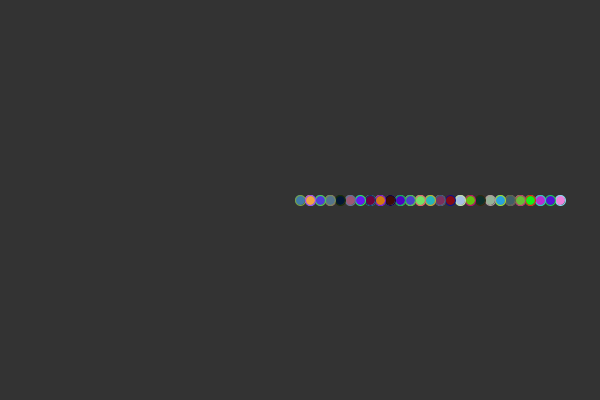
Frame 1 (no input)
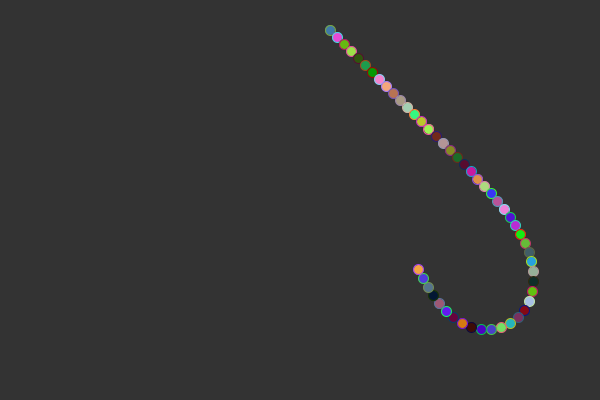
Frame 60 (the mouse pressed at the canvas centre just before this capture)
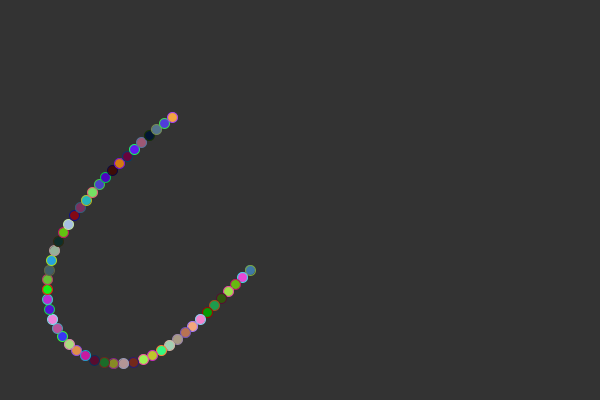
Frame 120 (the mouse held since frame 60 and released just before this capture)

The Processing sketch that drew these frames (run headless with seeded random() and noise(); from frame 60 on, the mouse is pressed at the canvas centre):

// Processing sketch: SnakeSnake
// ── SnakeSnake.pde
// Daniel Shiffman
// http://codingtra.in
// http://patreon.com/codingtrain
// Video: https://youtu.be/hbgDqyy8bIw

Segment tentacle;

float F_x = 300;
float F_y = 200;

float F_V_x = 10;
float F_V_y = 10;
void setup() {
  size(600, 400);
  Segment current = new Segment(300, 200, 10, 0);

  for (int i = 0; i < 50; i++) {
    Segment next = new Segment(current, 10, i);
    current.child = next;
    current = next;

  }
  tentacle = current;
}

void keyPressed() {
  if (key=='+'){
    Segment next = new Segment(tentacle, 10, 1);
    tentacle.child = next;
    tentacle = next;
  }
  
}
void draw() {
  background(51);

  //tentacle.follow(mouseX, mouseY);
  tentacle.follow(F_x, F_y);
  tentacle.update();
  tentacle.show();

  Segment next = tentacle.parent;
  while (next != null) {
    next.follow();
    next.update();
    next.show();
    next = next.parent;
  }
  if (F_x<0 || F_x>width){
    F_V_x = -F_V_x;
  }
  if (F_y<0 || F_y>height){
    F_V_y = -F_V_y;
  }
  F_x = F_x + F_V_x;
  F_y = F_y + F_V_y;
}

// ── Segment.pde
// Daniel Shiffman
// http://codingtra.in
// http://patreon.com/codingtrain
// Video: https://youtu.be/hbgDqyy8bIw

class Segment {
  PVector a;
  float angle = 0;
  float len;
  PVector b = new PVector();
  Segment parent = null;
  Segment child = null;
  float sw = 0;

  float R = random(1)*255;
  float G = random(1)*255;
  float B = random(1)*255;

  Segment(float x, float y, float len_, float i) {
    a = new PVector(x, y);
    //sw = map(i, 0, 20, 1, 10);
    sw = 2;
    len = len_;
    calculateB();
  }

  Segment(Segment parent_, float len_, float i) {
    parent = parent_;
    //sw = map(i, 0, 20, 1, 10);
    sw = 2;
    a = parent.b.copy();
    len = len_;
    calculateB();
  }


  void follow() {
    float targetX = child.a.x;
    float targetY = child.a.y;
    follow(targetX, targetY);
  }

  void follow(float tx, float ty) {
    PVector target = new PVector(tx, ty);
    PVector dir = PVector.sub(target, a);
    angle = dir.heading();
    dir.setMag(len);
    dir.mult(-1);
    a = PVector.add(target, dir);
  }

  void calculateB() {
    float dx = len * cos(angle);
    float dy = len * sin(angle);
    b.set(a.x+dx, a.y+dy);
  }

  void update() {
    calculateB();
  }


  void show() {
    stroke(R,G,B);
    fill(B,R,G);
    //strokeWeight(sw);
    ellipse(b.x, b.y,10,10);
    //line(a.x, a.y, b.x, b.y);
  }
}
